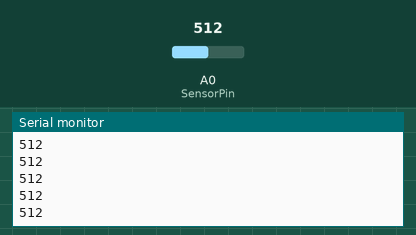
Recording of a sketch running on a simulated Arduino Uno, built with avr-gcc and run on an emulated ATmega328P. Shown: the last lines printed to the serial monitor. The inputs (shaded band) are chosen by the test bench; at power-on: A0 (SensorPin) = 512.

Above: at 1.2 s.
1.3 s: A0 (SensorPin) set to 716
At 1.8 s:
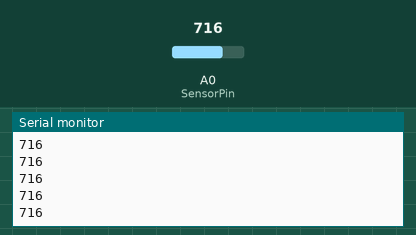
2.8 s: A0 (SensorPin) set to 900
At 3.3 s:
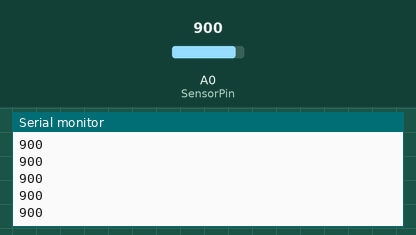
Timing chart, 0 to 5.8 s (numbered marks = the images above; inputs shaded):
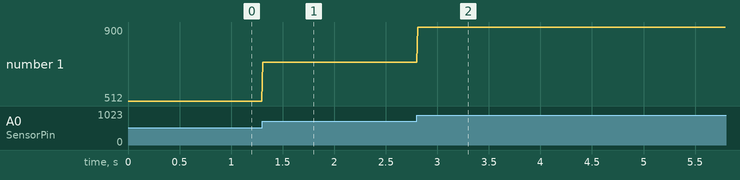

The sketch:

InterfaceDemo.ino
```cpp
// (licence header left out)
/*
Interface Demo

Rotary Potentiometer sends values to VVVV using the Serial Port
*/

int SensorPin = A0;
int SensorValue = 0;
// delay time for the main loop in milliseconds (1000 ms = 1 sec)
int Delaytime = 10;

void setup()
{
  // use the serial port to send/receive values to/from the computer
  Serial.begin(9600);
}

void loop()
{
  // read potentiometer and save value in SensorValue
  SensorValue = analogRead(SensorPin);
  // send value to Serial Port
  Serial.println(SensorValue);
  // wait for 10ms
  delay(Delaytime);
}
```

Measured:
- after the input at 1.3 s, the serial monitor: prints a new line at once (image 1)
- after the input at 2.8 s, the serial monitor: prints a new line at once (image 2)
- plotted number 1: 512 → 716 after the input at 1.3 s, 716 → 900 after the input at 2.8 s
